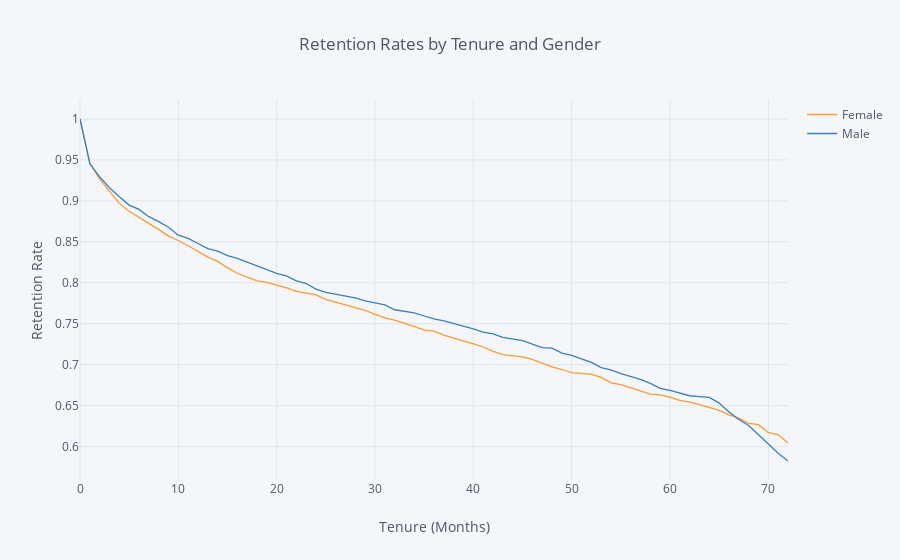

Source (notebook cell):
### Markdown cell above
Once we have this function, it is relatively easy to generate survival curves for any of the cohorts in our data set. For example, if we wanted to visualize retention rates over time by gender, we could do that with just a couple lines of code.

### Code cell
rates = survival(data, 'gender', 'tenure', 'ChurnBinary')

rates.iplot(kind='line', xTitle='Tenure (Months)', yTitle='Retention Rate',
            title='Retention Rates by Tenure and Gender')

### Figure 1 — Plotly figure (JSON) as saved in the notebook; plotly's stock layout.template omitted (floating-point values rounded to 4 significant figures)
{"data": [{"line": {"color": "rgba(255, 153, 51, 1.0)", "dash": "solid", "shape": "linear", "width": 1.3}, "mode": "lines", "name": "Female", "text": "", "type": "scatter", "uid": "f3b93543-8633-489c-b0a7-510613ac5809", "x": [0, 1, 2, 3, 4, 5, 6, 7, 8, 9, 10, 11, 12, 13, 14, 15, 16, 17, 18, 19, 20, 21, 22, 23, 24, 25, 26, 27, 28, 29, 30, 31, 32, 33, 34, 35, 36, 37, 38, 39, 40, 41, 42, 43, 44, 45, 46, 47, 48, 49, 50, 51, 52, 53, 54, 55, 56, 57, 58, 59, 60, 61, 62, 63, 64, 65, 66, 67, 68, 69, 70, 71, 72], "y": [1, 0.9466, 0.9265, 0.9114, 0.8969, 0.8873, 0.88, 0.8727, 0.8652, 0.857, 0.8516, 0.8452, 0.8384, 0.8314, 0.8261, 0.8182, 0.8116, 0.8068, 0.8024, 0.8005, 0.7974, 0.7939, 0.7896, 0.7876, 0.7852, 0.7798, 0.776, 0.773, 0.7695, 0.7665, 0.7615, 0.757, 0.7543, 0.7501, 0.7459, 0.7425, 0.741, 0.7361, 0.7325, 0.7284, 0.7253, 0.7216, 0.7162, 0.7123, 0.7112, 0.7094, 0.7065, 0.7023, 0.6973, 0.6941, 0.6902, 0.6895, 0.6881, 0.6845, 0.6779, 0.6756, 0.6717, 0.6683, 0.6641, 0.6632, 0.6604, 0.6565, 0.6544, 0.6511, 0.6477, 0.6441, 0.6388, 0.6346, 0.6285, 0.6267, 0.617, 0.6147, 0.6042]}, {"line": {"color": "rgba(55, 128, 191, 1.0)", "dash": "solid", "shape": "linear", "width": 1.3}, "mode": "lines", "name": "Male", "text": "", "type": "scatter", "uid": "dd8849f1-c530-43ca-a96f-8e40f0a6f689", "x": [0, 1, 2, 3, 4, 5, 6, 7, 8, 9, 10, 11, 12, 13, 14, 15, 16, 17, 18, 19, 20, 21, 22, 23, 24, 25, 26, 27, 28, 29, 30, 31, 32, 33, 34, 35, 36, 37, 38, 39, 40, 41, 42, 43, 44, 45, 46, 47, 48, 49, 50, 51, 52, 53, 54, 55, 56, 57, 58, 59, 60, 61, 62, 63, 64, 65, 66, 67, 68, 69, 70, 71, 72], "y": [1, 0.9453, 0.9292, 0.9161, 0.9051, 0.8949, 0.8896, 0.8807, 0.8746, 0.8678, 0.8582, 0.8541, 0.848, 0.8418, 0.8386, 0.8333, 0.8297, 0.825, 0.8206, 0.8153, 0.8116, 0.8085, 0.8023, 0.7991, 0.7923, 0.7882, 0.7857, 0.7832, 0.7815, 0.778, 0.7758, 0.773, 0.7671, 0.7647, 0.7633, 0.7595, 0.756, 0.7535, 0.7504, 0.7473, 0.7436, 0.7399, 0.7377, 0.7333, 0.731, 0.7293, 0.7251, 0.7209, 0.7203, 0.714, 0.7115, 0.7069, 0.7028, 0.6965, 0.6936, 0.6891, 0.6852, 0.6821, 0.6771, 0.6712, 0.6686, 0.6649, 0.6621, 0.6611, 0.66, 0.6531, 0.6423, 0.6331, 0.6258, 0.6144, 0.6031, 0.592, 0.5824]}], "layout": {"legend": {"bgcolor": "#F5F6F9", "font": {"color": "#4D5663"}}, "paper_bgcolor": "#F5F6F9", "plot_bgcolor": "#F5F6F9", "title": {"font": {"color": "#4D5663"}, "text": "Retention Rates by Tenure and Gender"}, "xaxis": {"autorange": true, "gridcolor": "#E1E5ED", "range": [0, 72], "showgrid": true, "tickfont": {"color": "#4D5663"}, "title": {"font": {"color": "#4D5663"}, "text": "Tenure (Months)"}, "type": "linear", "zerolinecolor": "#E1E5ED"}, "yaxis": {"autorange": true, "gridcolor": "#E1E5ED", "range": [0.5592, 1.023], "showgrid": true, "tickfont": {"color": "#4D5663"}, "title": {"font": {"color": "#4D5663"}, "text": "Retention Rate"}, "type": "linear", "zerolinecolor": "#E1E5ED"}}}
